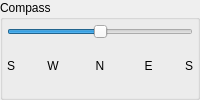
         <widget class="QGroupBox" name="panel_compass">
          <property name="title">
           <string>Compass</string>
          </property>
          <layout class="QGridLayout" name="gridLayout_8">
           <property name="leftMargin">
            <number>4</number>
           </property>
           <property name="topMargin">
            <number>4</number>
           </property>
           <property name="rightMargin">
            <number>4</number>
           </property>
           <property name="bottomMargin">
            <number>4</number>
           </property>
           <property name="spacing">
            <number>0</number>
           </property>
           <item row="1" column="2">
            <widget class="QLabel" name="label_24">
             <property name="text">
              <string>N</string>
             </property>
             <property name="alignment">
              <set>Qt::AlignCenter</set>
             </property>
            </widget>
           </item>
           <item row="1" column="1">
            <widget class="QLabel" name="label_23">
             <property name="text">
              <string> W</string>
             </property>
            </widget>
           </item>
           <item row="1" column="0">
            <widget class="QLabel" name="label_22">
             <property name="text">
              <string>S</string>
             </property>
            </widget>
           </item>
           <item row="1" column="3">
            <widget class="QLabel" name="label_25">
             <property name="text">
              <string>E </string>
             </property>
             <property name="alignment">
              <set>Qt::AlignRight|Qt::AlignTrailing|Qt::AlignVCenter</set>
             </property>
            </widget>
           </item>
           <item row="1" column="4">
            <widget class="QLabel" name="label_26">
             <property name="text">
              <string>S</string>
             </property>
             <property name="alignment">
              <set>Qt::AlignRight|Qt::AlignTrailing|Qt::AlignVCenter</set>
             </property>
            </widget>
           </item>
           <item row="0" column="0" colspan="5">
            <widget class="QSlider" name="slider_compass">
             <property name="minimum">
              <number>-180</number>
             </property>
             <property name="maximum">
              <number>180</number>
             </property>
             <property name="sliderPosition">
              <number>0</number>
             </property>
             <property name="tracking">
              <bool>false</bool>
             </property>
             <property name="orientation">
              <enum>Qt::Horizontal</enum>
             </property>
            </widget>
           </item>
          </layout>
         </widget>
